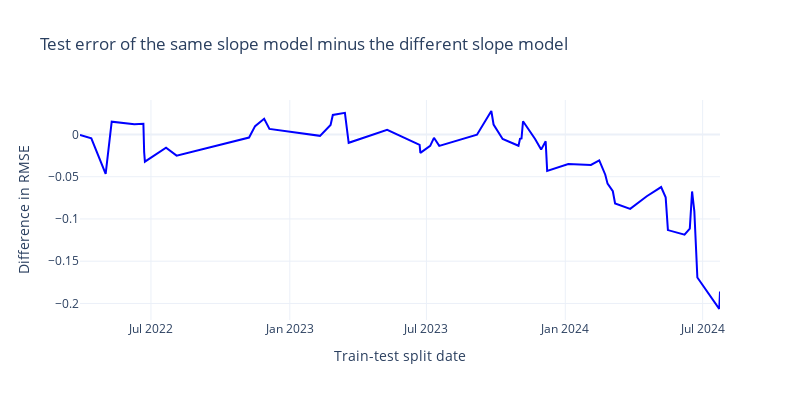

The notebook cell saved with this chart:
### Code cell
errors_diff = np.array(errors['same_slopes=(True,)']) - np.array(errors['same_slopes=(False,)'])
np.percentile(errors_diff, [5, 95])

# Plot the errors diff
fig = go.Figure()
fig.add_trace(go.Scatter(
    x=split_dates, y=errors_diff,
    mode='lines', name='Error difference',
    line=dict(color='blue')
))
fig.update_layout(
    template='plotly_white',
    width=800,
    height=400,
    title='Test error of the same slope model minus the different slope model' + ('<br>with hypothetical Llama 4' if include_llama_4 else ''),
    xaxis_title='Train-test split date',
    yaxis_title='Difference in RMSE',
)

save_plot(fig, results_dir, f'compute_regression_backtest_error_diff_{model_selection}_frontier={frontier_selection}_top{top_n}_cutoff={cutoff_date}')

fig.show()
